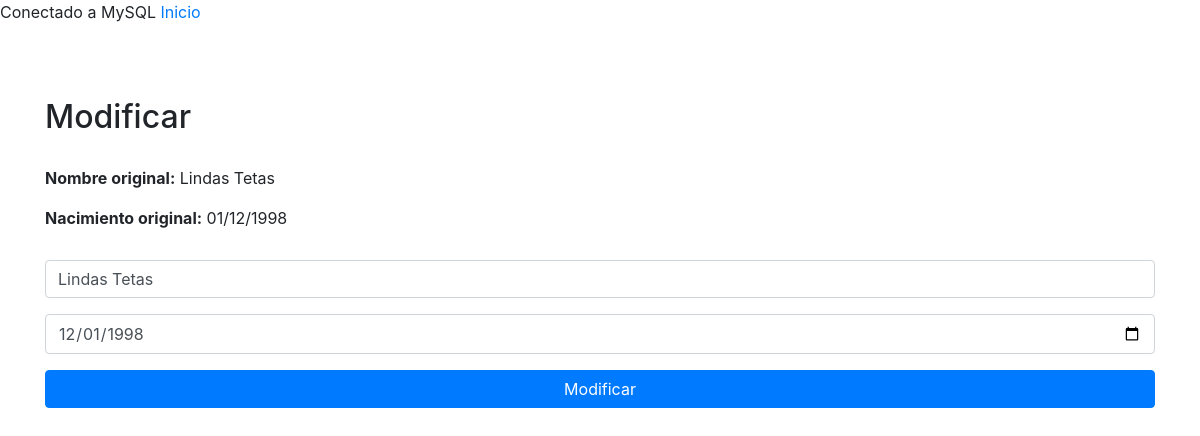
Screenshot of /base-fac/mod.php?id=3 with the database file from the repository.
### tables this page shows
CREATE TABLE `indeseables` (
  `id` int(11) NOT NULL,
  `nombre` varchar(100) NOT NULL,
  `nacimiento` date NOT NULL
);

### base-fac/mod.php (the view, shortened to what this page needs)
<?php
include_once("connection.php");
?>
<?php
$id = $_GET['id'];
$sql = "SELECT * FROM indeseables WHERE id=:id";
$query = $mdb->prepare($sql);
$query->execute(array(':id' => $id));
while($row = $query->fetch(PDO::FETCH_ASSOC))
{
	$nombre = $row['nombre'];
	$nacimiento = $row['nacimiento'];
}
?>
<html>
<head>
	<link rel="stylesheet" href="https://maxcdn.bootstrapcdn.com/bootstrap/4.0.0-beta.2/css/bootstrap.min.css">
</head>
<body>
	<a href="index.php">Inicio</a>
	<br/><br/>
	<div class="container" style="margin-top: 50px;">
		<?php
			$date = date_create($nacimiento);
			$fecha = date_format($date, 'd/m/Y');
			?>
		<h2>Modificar</h2>
		<p style="margin-top: 30px"><span style="font-weight: bold;">Nombre original:</span> <?php echo $nombre ?></p>
		<p><span style="font-weight: bold;">Nacimiento original:</span> <?php echo $fecha ?></p>
	<form id="formulario" action="mod.php" method="POST">
	<div class="input-group mb-3" style="margin-top: 30px">
	<input type="text" class="form-control" id="nombre" name="nombre" value="<?php echo $nombre;?>">
	</div>
	<div class="input-group mb-3">
	<input type="date" class="form-control" id="nacimiento" name="nacimiento" value="<?php echo $nacimiento;?>">
	</div>
	<button class="btn btn-block btn-primary" name="update" type="submit">Modificar</button>
	</form>
	</div>
</body>
</html>

### rows the page displays
indeseables: nombre "Lindas Tetas", nacimiento "01/12/1998", nacimiento "12/01/1998"
